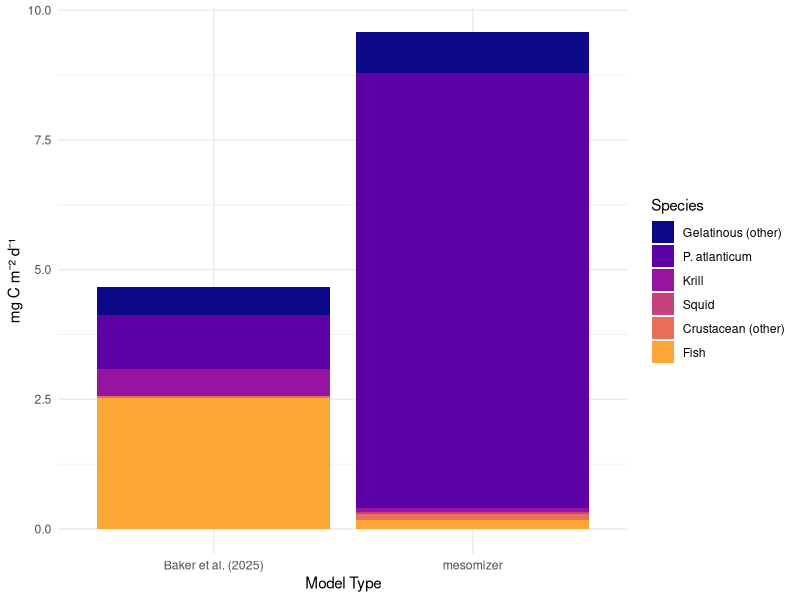

Write R code to recreate this figure.
## ---- chunk 1

library(tidyverse)
library(dplyr)
library(rlang)
library(ggplot2)
library(purrr)
library(plotrix)
library(viridis)
rm(list = ls()) # clear memory


POC_BGP <- read_csv("POC_flux_SOLACE_ST_06062024.csv")
MMP <- read.csv("Output_MMP_flux.csv")
modeled_DIC <- read.csv("modeled_DIC_no_epi.csv")

## ---- chunk 2
#convert from mmol m2 d-1 to mg m-2 d-1

# POC_BGP <- POC_BGP %>% 
#    filter(!grepl("ST2|ST3", SED_TRAP)) %>% 
#   mutate(mg_C_m2_d = POC_flux_mmol_m2_d* 12.01) %>%  #conversion -> mg = mmol * molecular weight (C = 12.01 g/mol)
#   group_by(Site) %>% 
#   mutate(mg_C_m2_d_av = mean(mg_C_m2_d),
#         mg_C_m2_d_sd = sd(mg_C_m2_d),
#         flux = "BGP") %>% 
#   select(Site, flux,mg_C_m2_d_av, mg_C_m2_d_sd) %>% 
#   unique() %>% 
#   filter(Site == "SOTS") %>% 
#   rename(mgC_m.2_d = mg_C_m2_d_av) %>% 
#   rename(mod_type = flux)
#   select(mgC_m.2_d, mod_type) %>% 
#   mutate(Species = "POC")
  
  
## ---- chunk 3

# Transform the dataframe
modeled_DIC_cleaned <- modeled_DIC %>%
  select(-X) %>% # Remove the column X
  filter(Layer != "Epi") %>% # Remove rows where Layer is "Epi"
  group_by(Species) %>% # Group by Species and Layer
  mutate(total_DIC_mg = sum(total_DIC_mg, na.rm = TRUE), .groups = "drop") %>% # Sum total_DIC_mg
  select(-Layer) %>% # Remove the Layer column
  distinct() %>% # Keep only unique rows
  rename(mgC_m.2_d = total_DIC_mg) %>%  # Rename total_DIC_mg to mgC_m2_d
  select(-.groups) %>% 
  mutate(Species = recode(Species,
                         "Euphausia similis" = "Krill",
                         "Lampanyctus australis" = "Fish",
                         "Pyrosoma atlanticum" = "P. atlanticum",
                         "Chaetognath" = "Gelatinous (other)",
                         "Sergestes spp" = "Crustacean (other)",
                         "Themisto spp" = "Crustacean (other)",
                         "Thysannoessa macura" = "Krill",
                          "Cranchidae" = "Squid")) %>% 
  group_by(Species) %>% 
  mutate(mgC_m.2_d = sum(mgC_m.2_d)) %>% 
  ungroup() %>% 
  unique()
## ---- chunk 4


# Transform the dataframe
MMP_cleaned <- MMP %>%
  select(Species, Station, mgC_m.2_d) %>% 
  filter(Station == "SOTS") %>% # Remove rows where Layer is "Epi"
  select(-Station) %>% 
  mutate(mod_type = "Baker et al. (2025)") 

  
model_combined <- rbind(MMP_cleaned, modeled_DIC_cleaned)

model_combined <- model_combined %>%
  filter(!(Species %in% c("Neocalanus_tonsus", "Oithona spp.")))


## ---- chunk 5

#colors (to match Baker et al., 2025)

micronekton_colors <- plasma(6, begin = 0, end = 0.8)   


# Combine micronekton 
taxa_colors <- c(
  "Gelatinous (other)" = micronekton_colors[1],
  "P. atlanticum" = micronekton_colors[2],
  "Krill" = micronekton_colors[3],
  "Squid" = micronekton_colors[4],
  "Crustacean (other)" = micronekton_colors[5],
  "Fish" = micronekton_colors[6]
)

model_combined$Species <- factor(model_combined$Species, levels = names(taxa_colors))

combined_plot <- ggplot(model_combined, aes(x = mod_type, y = mgC_m.2_d, fill = Species)) +
  geom_bar(stat = "identity", position = "stack") +
  scale_fill_manual(values = taxa_colors) +
  labs(x = "Model Type", y = "mg C m⁻² d⁻¹", fill = "Species") +
  theme_minimal() +
  theme(axis.text.x = element_text(angle = 0))

combined_plot

ggsave("Fig7_empiracle_v_mechanistic.png", plot = combined_plot, width = 7, height = 5)
